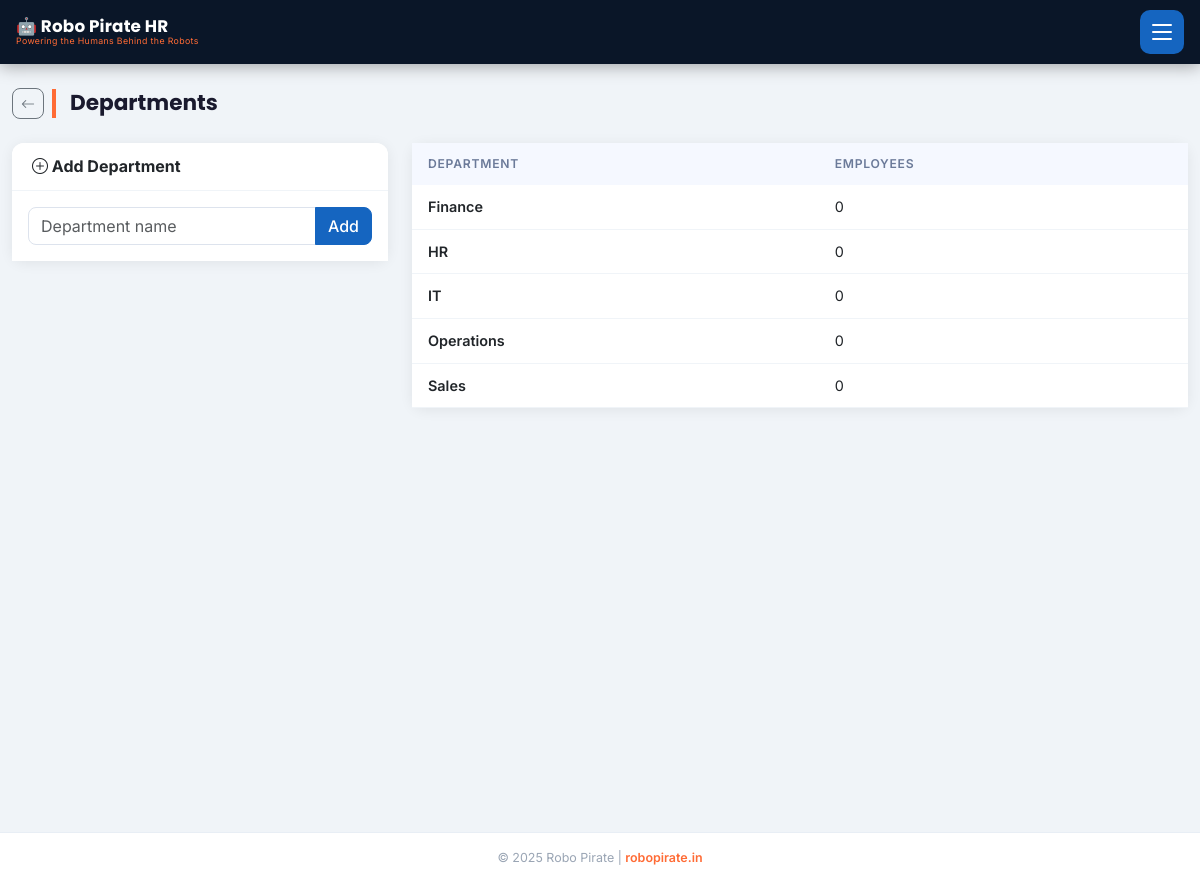
The page /departments (signed in) on the database its author committed.
### models.py (models this page shows)
class Department(db.Model):
    __tablename__ = 'departments'
    id = db.Column(db.Integer, primary_key=True)
    name = db.Column(db.String(100), unique=True, nullable=False)
    employees = db.relationship('Employee', backref='dept', lazy=True)

### blueprints/admin.py (the view, shortened to what this page needs)
@bp.route('/departments', methods=['GET', 'POST'])
@login_required
def departments():
    depts = Department.query.order_by(Department.name).all()
    return render_template('departments.html', departments=depts)

### app.py (called while the page is built)
@app.before_request
def load_persisted_config():
    global _persisted_config_loaded
    if not _persisted_config_loaded:
        persisted_key = AppConfig.get('FAST2SMS_API_KEY')
        if persisted_key:
            app.config['FAST2SMS_API_KEY'] = persisted_key
        _persisted_config_loaded = True

@login_manager.user_loader
def load_user(user_id):
    return User.query.get(int(user_id))

@app.before_request
def restrict_employee_to_portal():
    if current_user.is_authenticated and not current_user.is_admin:
        allowed = ('/portal', '/employee', '/static', '/api', '/logout')
        if request.path != '/' and not request.path.startswith(allowed):
            return redirect(url_for('portal.portal_dashboard'))

### templates/departments.html (shortened to what this page needs)
{% extends 'base.html' %}
{% block content %}
<div class="container-fluid py-4">
  <div class="d-flex align-items-center gap-2 mb-4">
    <a href="{{ url_for('admin.employees') }}" class="btn btn-outline-secondary btn-sm"><i class="bi bi-arrow-left"></i></a>
    <h4 class="page-header mb-0">Departments</h4>
  </div>
  <div class="row g-4">
    <div class="col-lg-4">
      <div class="card border-0 shadow-sm">
        <div class="card-header bg-white border-bottom">
          <h6 class="mb-0 fw-bold"><i class="bi bi-plus-circle"></i> Add Department</h6>
        </div>
        <div class="card-body">
          <form method="POST">
            <div class="input-group">
              <input type="text" name="name" class="form-control" placeholder="Department name" required>
              <button type="submit" class="btn btn-primary">Add</button>
            </div>
          </form>
        </div>
      </div>
    </div>
    <div class="col-lg-8">
      <div class="card border-0 shadow-sm">
        <div class="card-body p-0">
          <table class="table table-hover mb-0">
            <thead class="table-light">
              <tr><th>Department</th><th>Employees</th></tr>
            </thead>
            <tbody>
              {% for dept in departments %}
              <tr>
                <td class="fw-semibold">{{ dept.name }}</td>
                <td>{{ dept.employees|selectattr('is_active')|list|length }}</td>
              </tr>
              {% else %}
              <tr><td colspan="2" class="text-center text-muted py-4">No departments yet.</td></tr>
              {% endfor %}
            </tbody>
          </table>
        </div>
      </div>
    </div>
  </div>
</div>
{% endblock %}

### static/css/style.css (style rules this page uses)
:root { --primary-dark: #0A1628; --primary-blue: #1565C0; --accent-orange: #FF6B35; --accent-cyan: #00BCD4; --success: #00C853; --bg: #F0F4F8; --card-bg: #FFFFFF; --text-dark: #1A1A2E; --nav-height: 64px; }
*, *::before, *::after { box-sizing: border-box; }
body { background: var(--bg); font-family: 'Inter', -apple-system, BlinkMacSystemFont, 'Segoe UI', sans-serif; font-size: 0.9rem; color: var(--text-dark); -webkit-tap-highlight-color: transparent; }
.page-header { font-family: 'Poppins', sans-serif; font-weight: 700; font-size: 1.35rem; color: var(--text-dark); padding-left: 14px; border-left: 4px solid var(--accent-orange); line-height: 1.3; }
.card { border-radius: 12px !important; border: none !important; box-shadow: 0 2px 14px rgba(0,0,0,0.07) !important; }
.card-header { border-radius: 12px 12px 0 0 !important; padding: 14px 20px; background: var(--card-bg) !important; border-bottom: 1px solid #f0f4f8 !important; }
.card-body { background: var(--card-bg); }
.table thead th { font-weight: 600; font-size: 0.76rem; text-transform: uppercase; letter-spacing: 0.06em; color: #6b7a99; white-space: nowrap; background: #F5F8FF; border-bottom: none; padding: 12px 16px; }
.table tbody td { vertical-align: middle; padding: 11px 16px; border-color: #f0f4f8; }
.form-control, .form-select { border-radius: 8px; border: 1.5px solid #dde3ed; transition: border-color 0.2s, box-shadow 0.2s; }
.btn { border-radius: 8px; font-weight: 500; }
.btn-primary { background: var(--primary-blue) !important; border-color: var(--primary-blue) !important; }

### rows shown on the page
Department: name "Finance", employees|selectattr "0"
Department: name "HR", employees|selectattr "0"
Department: name "IT", employees|selectattr "0"
Department: name "Operations", employees|selectattr "0"
Department: name "Sales", employees|selectattr "0"
